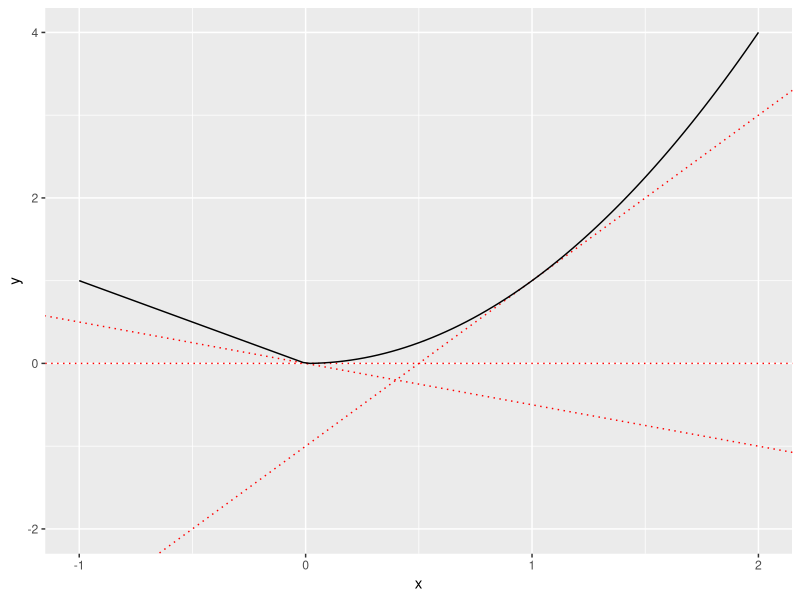
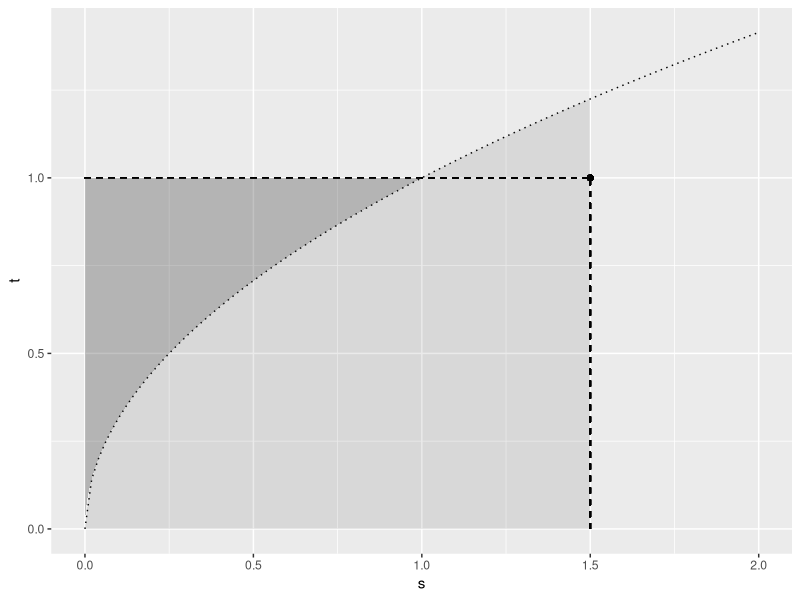

Source code (R) for these figures, in order:
## ---- chunk 1
#| echo: false
#| warning: false
#| message: false
#| label: fig-convexfunfig
#| 
#| fig-cap: |
#|   The function $f : x \mapsto \mathbb{I}_{x<0}|x| + \mathbb{I}_{x\geq 0} x^2$ is convex,
#|   continuous. It is differentiable everywhere except at $x=0$. The dotted lines define 
#|   affine functions that are below the cruve $y=f(x)$. The dotted lines define supporting
#|   hyperplanes for the epigraph of $f$.
# %%
foo <- function(x){
  ifelse(x < 0, -x, x^2)
}

data <- tibble::enframe(x=seq(-1, 2, 0.01), name=NULL, value="x")

data |>
  ggplot2::ggplot(ggplot2::aes(x=x)) +
  ggplot2::geom_abline(slope = 2, intercept = -1, color="red", linetype="dotted") +
  ggplot2::geom_hline(yintercept = 0, linetype="dotted", color="red") +
  ggplot2::geom_abline(intercept = 0, slope=-0.5, linetype="dotted", color="red") +
  ggplot2::stat_function(fun=foo, xlim=c(-1,2)) +
  ggplot2::ylim(-2,4)
# %%
## ---- chunk 2
# %%
p <- 3/2
q <- p/(p-1)

x <- 1.5
y <- 1
# %%
## ---- chunk 3
#| echo: false
#| warning: false
#| message: false
#| label: fig-graphyoung
#| 
#| fig.cap: |
#|   Graphical illlustration of Young's inequality. We choose $p=`r p`$ 
#|   and $q= `r q`$, $x = `r x`$ and $y= `r y`$. The black point is located 
#|   at $(x,y)^T$. The product $xy$ equals the area of the rectangle located 
#|   between the origin and $(x,y)^T$ (delimited by the dashed segments). The 
#|   dotted line represents function $s \mapsto s^{p-1}$, and interchanging  the 
#|   axes, the function $t \mapsto t^{q-1} = t^{1/(p-1)}$. The area of the light 
#|   grey surface under the dotted line equals 
#|   $\frac{x^p}{p} = \int_0^x s^{p-1} \mathrm{d}s$, while the area of the 
#|   darker grey surface below line $y=1$ and above the dotted line, 
#|   equals  $\frac{y^q}{q} = \int_0^y t^{q-1} \mathrm{d}t$. The union of the
#|   two disjoint surfaces covers the rectangle  located 
#|   between the origin and $(x,y)^\top$. 
#|   Equality occurs when the dotted line passes though $(x,y)^\top$, 
#|   that is when $y=x^{p-1}$.
# 
data1 <- tibble::as_tibble(list(s=seq(0, 2, by=.001))) |>
  dplyr::mutate(t = s^(p-1))

data2 <- data1 |>
  dplyr::filter(s <= 1)

data1 |>
  ggplot2::ggplot() +
  ggplot2::xlim(0, 2) +
  ggplot2::xlab("s") +
  ggplot2::ylab("t") +
  ggplot2::stat_function(fun= ~ .^(p-1), linetype="dotted")  +
  ggplot2::geom_point(mapping=ggplot2::aes(x=x, y=y)) +
  ggplot2::stat_function(fun= ~ .^(p-1), xlim=c(0, x), linetype="dotted", geom="area", alpha=.1) +
  ggplot2::geom_segment(x=0, y=y, xend=x, yend=y, linetype="dashed", linewidth=.5) +
  ggplot2::geom_segment(x=x, y=0, xend=x, yend=y, linetype="dashed", linewidth=.5) +
  ggplot2::geom_ribbon(data=data2, ggplot2::aes(x=s, ymin=t, ymax=1), alpha=.3)
# %%
